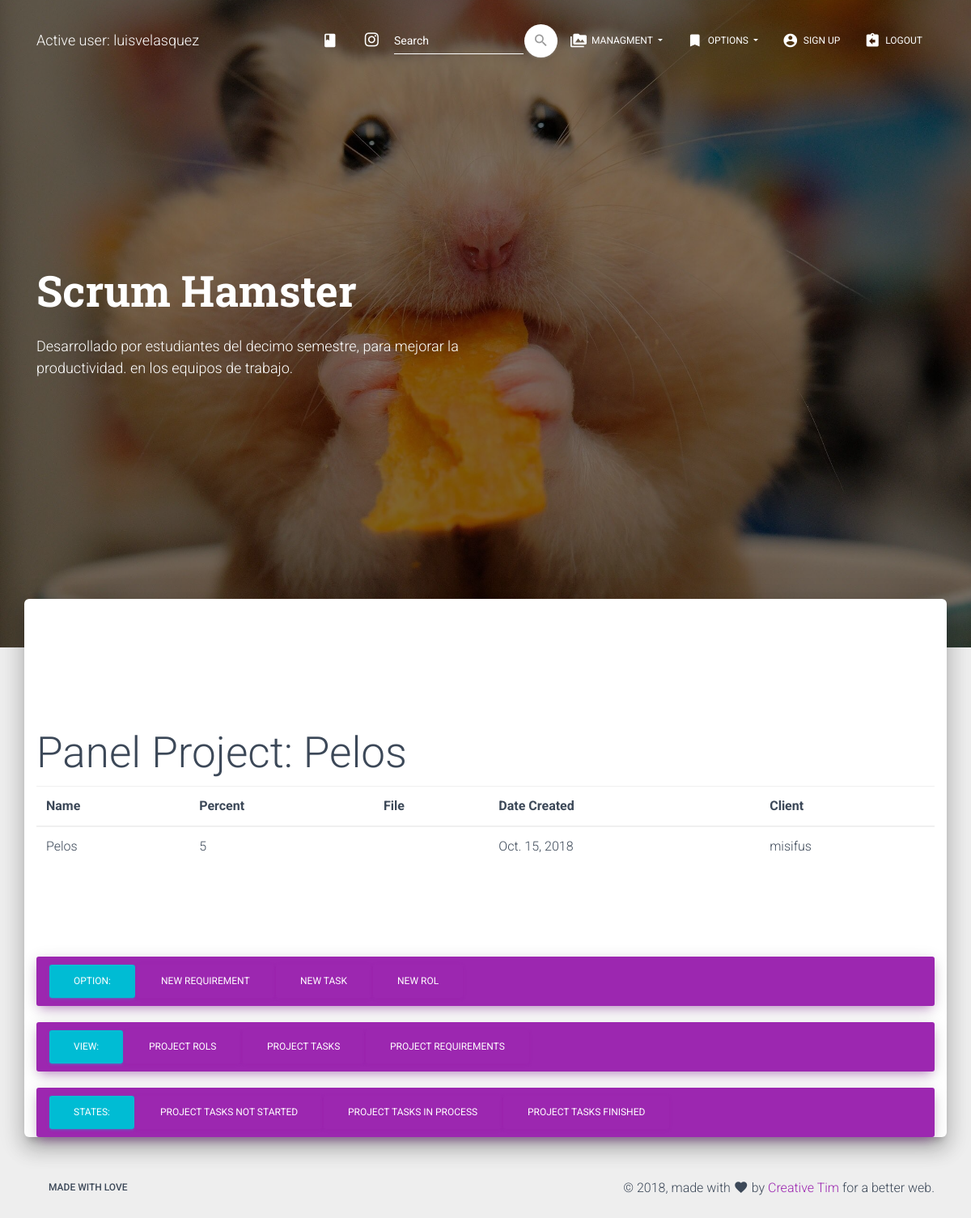
The app's page /view_project/1/ (signed in), older data.
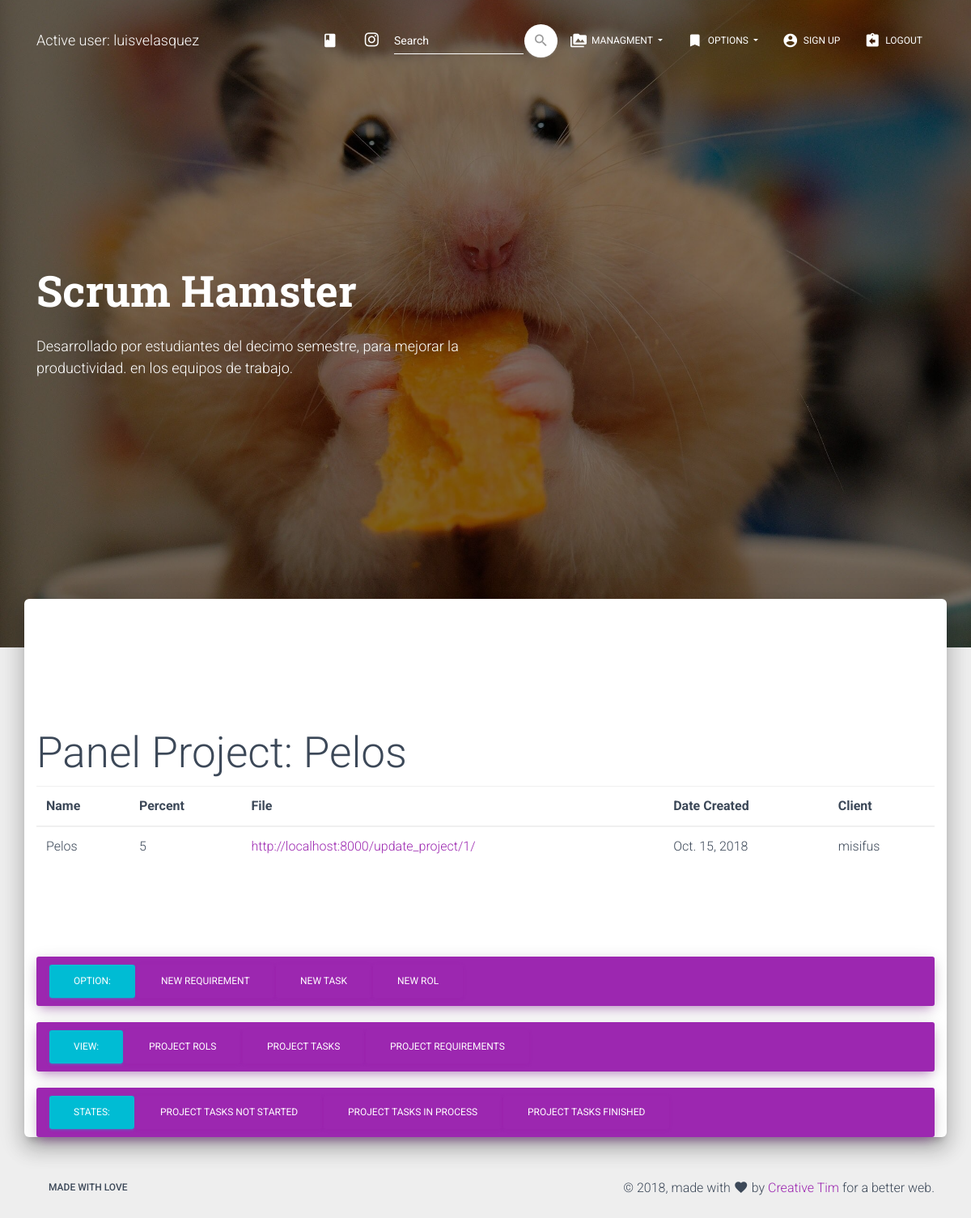
The same page, newer data.
### modules/models.py (models this page shows, shortened)
class project(models.Model):
    name = models.CharField(max_length = 75)
    percent = models.PositiveSmallIntegerField()
    created_at = models.DateField(auto_now_add = True)
    file = models.URLField(blank = True)
    client_id = models.ForeignKey(client, on_delete = models.CASCADE)

class client(models.Model):
    name = models.CharField(max_length = 75)
    telephone = models.CharField(max_length = 25)
    email = models.EmailField()
    address = models.CharField(max_length = 150)
    def __str__(self):
        return '%s' % (self.name)

### modules/views.py (the view)
# urls.py: path('view_project/<int:id>/', view_project, name = 'view_project'),
@login_required
def view_project(request, id):
    data = project.objects.get(id = id)
    return render(request, 'project/view.html', {'data': data})

### modules/templates/project/view.html (shortened to what this page needs)
{% extends 'base.html' %}
{% block content %}
<h1>Panel Project: {{data.name}} </h1>
<table class="table">
	<thead>
		<tr>
			<th>Name</th>
			<th>Percent</th>
			<th>File</th>
			<th>Date Created</th>
			<th>Client</th>
		</tr>
	</thead>
	<tbody>
	<tr>
		<td>{{ data.name }}</td>
		<td>{{ data.percent }}</td>
		<td><a href="{{ data.file }}">{{ data.file }}</a></td>
		<td>{{ data.created_at }}</td>
		<td>{{ data.client_id }}</td>
	</tr>
</tbody>
</table>
<br>
<br>
<br>
<br>
		<nav class="navbar navbar-expand-lg bg-primary">
            <div class="container">
              <div class="collapse navbar-collapse" id="navbarTogglerDemo01">
								<button type="button" class="btn btn-info">Option: </button>
                <ul class="navbar-nav mr-auto mt-2 mt-lg-0">
                  <li class="nav-item active">
                    <a href="{% url 'create_requirement' %}" class="btn btn-primary btn-raised ">New requirement</a>
                  </li>
                  <li class="nav-item">
                    <a href="{% url 'create_task' %}" class="btn btn-primary btn-raised ">New task</a>
                  </li>
                  <li class="nav-item">
                    <a href="{% url 'create_rol' %}" class="btn btn-primary btn-raised ">New rol</a>
                  </li>
                </ul>
              </div>
            </div>
          </nav>
		<nav class="navbar navbar-expand-lg bg-primary">
            <div class="container">
              <div class="collapse navbar-collapse" id="navbarTogglerDemo01">
                <button type="button" class="btn btn-info">View: </button>
                <ul class="navbar-nav mr-auto mt-2 mt-lg-0">
                  <li class="nav-item active">
                    <a href="{% url 'project_rols' data.id %}" class="btn btn-primary btn-raised ">Project rols</a>
                  </li>
                  <li class="nav-item">
                    <a href="{% url 'project_tasks' data.id %}" class="btn btn-primary btn-raised ">Project tasks</a>
                  </li>
                  <li class="nav-item">
                    <a href="{% url 'project_requirements' data.id %}" class="btn btn-primary btn-raised ">Project requirements</a>
                  </li>
                </ul>
              </div>
            </div>
          </nav>
          <nav class="navbar navbar-expand-lg bg-primary">
            <div class="container">
              <div class="collapse navbar-collapse" id="navbarTogglerDemo01">
                <button type="button" class="btn btn-info">States: </button>
                <ul class="navbar-nav mr-auto mt-2 mt-lg-0">
                  <li class="nav-item active">
                    <a href="{% url 'list_task_not_started' data.id %}" class="btn btn-primary btn-raised ">Project tasks not started</a>
                  </li>
                  <li class="nav-item">
                    <a href="{% url 'list_task_in_process' data.id %}" class="btn btn-primary btn-raised ">Project tasks in process</a>
                  </li>
                  <li class="nav-item">
                    <a href="{% url 'list_task_finished' data.id %}" class="btn btn-primary btn-raised ">Project tasks finished</a>
                  </li>
                </ul>
              </div>
            </div>
          </nav>
{% endblock %}

Row changes from the older to the newer data that the page shows:
changed project "Pelos": file (not shown) → "http://localhost:8000/update_project/1/"
